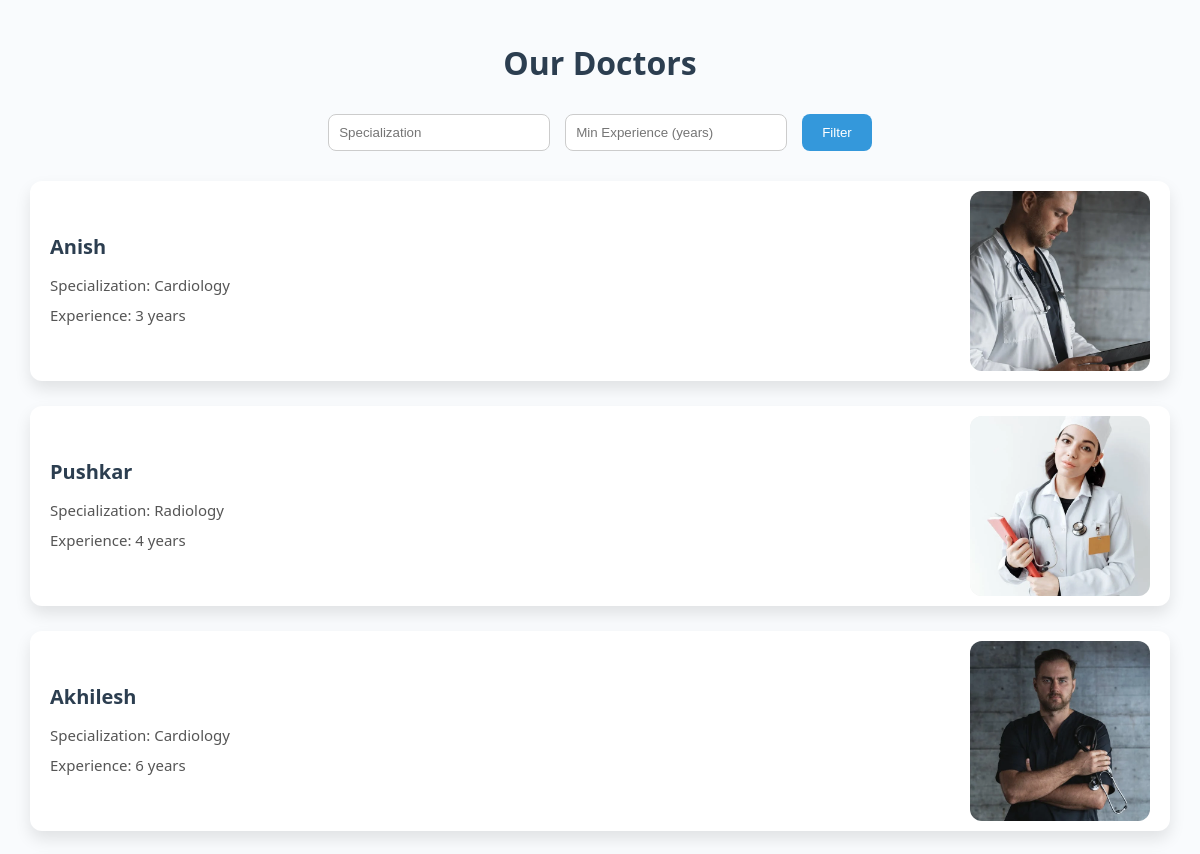
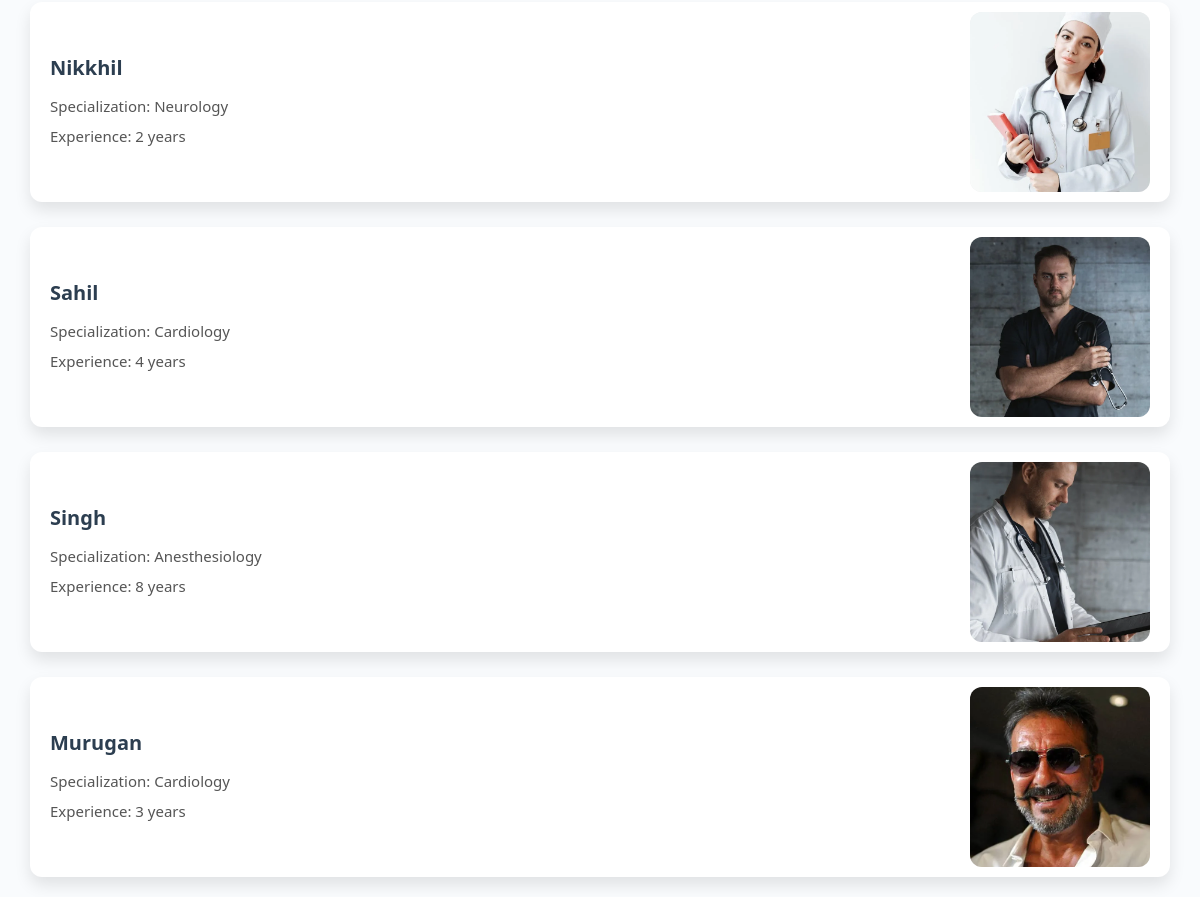
The app's page /doctors/ with its own data (2 pictures, top to bottom).
### hospitalapp/models.py (models this page shows, shortened)
class Doctor(models.Model):
    name = models.CharField(max_length=100)
    specialization = models.CharField(max_length=100)
    experience = models.PositiveIntegerField()
    image = models.ImageField(upload_to='doctors/', null=True, blank=True)

### hospitalapp/views.py (the view)
# urls.py: path('doctors/', doctors_list, name='doctors_list'),
def doctors_list(request):
    specialization = request.GET.get('specialization')
    experience = request.GET.get('experience')
    doctors = Doctor.objects.all()
    if specialization:
        doctors = doctors.filter(specialization__icontains=specialization)
    if experience:
        doctors = doctors.filter(experience__gte=experience)
    return render(request, 'doctors_list.html', {'doctors': doctors})

### hospitalapp/templates/doctors_list.html (shortened to what this page needs)
<!DOCTYPE html>
<html lang="en">
<head>
    {% load static %}
</head>
<body>
    <h1>Our Doctors</h1>
    <form method="get">
        <input type="text" name="specialization" placeholder="Specialization" value="{{ request.GET.specialization }}">
        <input type="number" name="experience" placeholder="Min Experience (years)" value="{{ request.GET.experience }}">
        <button type="submit">Filter</button>
    </form>
    <div class="doctors-container">
        {% for doctor in doctors %}
            <div class="doctor-card">
                <div class="doctor-details">
                    <h3>{{ doctor.name }}</h3>
                    <p>Specialization: {{ doctor.specialization }}</p>
                    <p>Experience: {{ doctor.experience }} years</p>
                </div>
                {% if doctor.image %}
                    <img src="{{ doctor.image.url }}" alt="{{ doctor.name }}" class="doctor-image">
                {% else %}
                    <img src="{% static 'default_doctor.jpg' %}" alt="No Image" class="doctor-image">
                {% endif %}
            </div>
        {% empty %}
            <p class="no-doctors">No doctors found for your search.</p>
        {% endfor %}
    </div>
</body>
</html>

### hospitalapp/templates/doctors_list.html (style rules this page uses)
body { font-family: 'Segoe UI', sans-serif; background-color: #f9fbfd; margin: 0; padding: 20px; }
h1 { text-align: center; color: #2c3e50; margin-bottom: 30px; }
form { display: flex; justify-content: center; gap: 15px; margin-bottom: 30px; flex-wrap: wrap; }
input[type="text"], input[type="number"] { padding: 10px; width: 200px; border: 1px solid #ccc; border-radius: 8px; outline: none; }
button { padding: 10px 20px; background-color: #3498db; color: white; border: none; border-radius: 8px; cursor: pointer; }
.doctors-container { display: grid; grid-template-columns: 1fr; gap: 25px; padding: 0 10px; }
.doctor-card { background-color: #ffffff; border-radius: 12px; overflow: hidden; box-shadow: 0 8px 16px rgba(0,0,0,0.1); transition: transform 0.2s ease-in-out; display: flex; flex-direction: row; height: 200px; }
.doctor-details { padding: 20px; flex: 1; display: flex; flex-direction: column; justify-content: center; text-align: left; }
.doctor-details h3 { margin: 0 0 10px; font-size: 20px; color: #2c3e50; }
.doctor-details p { margin: 5px 0; color: #555; font-size: 15px; }
.doctor-image { width: 180px; height: 180px; object-fit: cover; background-color: #f0f0f0; margin: 10px 20px 10px 0; border-radius: 12px; }

### records on screen
Doctor: name "Anish", specialization "Cardiology", experience "3", image (picture)
Doctor: name "Pushkar", specialization "Radiology", experience "4", image (picture)
Doctor: name "Akhilesh", specialization "Cardiology", experience "6", image (picture)
Doctor: name "Nikkhil", specialization "Neurology", experience "2", image (picture)
Doctor: name "Sahil", specialization "Cardiology", experience "4", image (picture)
Doctor: name "Singh", specialization "Anesthesiology", experience "8", image (picture)
Doctor: name "Murugan", specialization "Cardiology", experience "3", image (picture)
